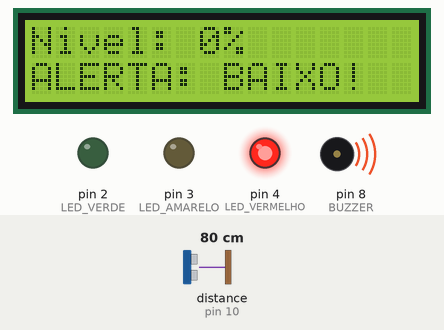
A sketch run on a simulated Arduino Uno, built with avr-gcc and run on an emulated ATmega328P. Shown: 16×2 character LCD, output pins drawn as LEDs (lit = HIGH), buzzer (waves = sounding). Wiring (inferred from the names in the program): ultrasonic range finder: trigger pin 9; echo pin 10. The test bench sets the inputs (shaded band); at power-on: distance to the obstacle (sensor on pin 10) 80 cm. The echo pulse lasts 58.3 µs per cm; pins used as bus, display or sensor lines are not drawn; what the sketch prints to the serial monitor is not drawn.

Above: at 2.7 s.
2.8 s: distance to the obstacle (sensor on pin 10) set to 20 cm
At 4.9 s:
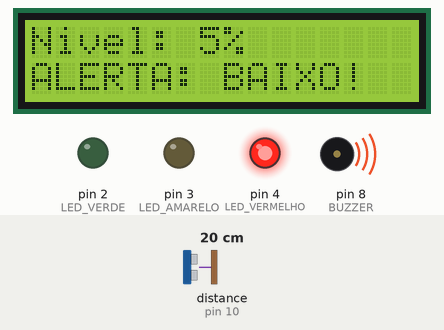
5.5 s: distance to the obstacle (sensor on pin 10) set to 16 cm
At 6.3 s:
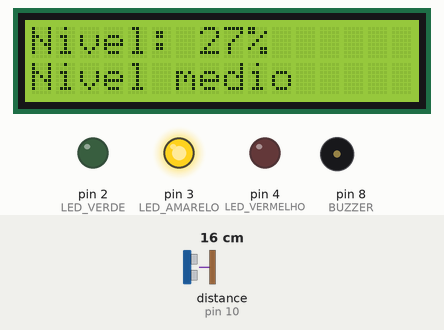
8.2 s: distance to the obstacle (sensor on pin 10) set to 10 cm
At 10.4 s:
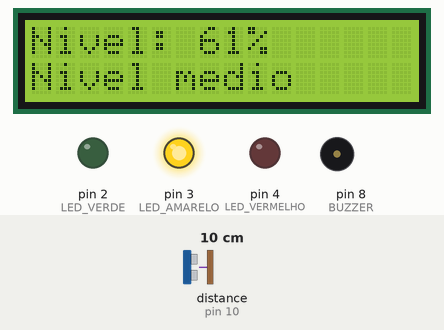
11.2 s: distance to the obstacle (sensor on pin 10) set to 7 cm
At 13.0 s:
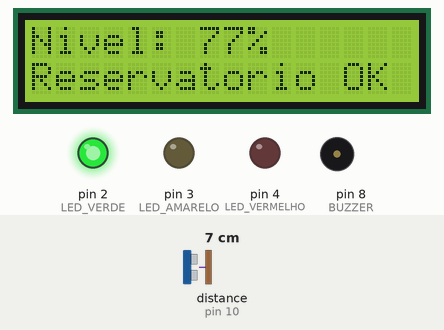
13.9 s: distance to the obstacle (sensor on pin 10) set to 35 cm
At 17.1 s:
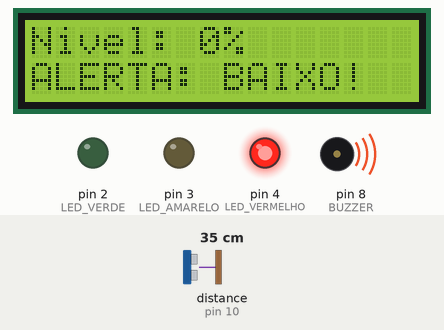
Timing chart, 0 to 18.3 s (numbered marks = the images above; inputs shaded):
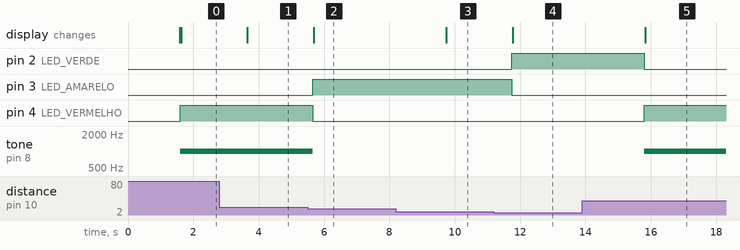

The sketch:

HidroNivel.ino
```cpp
/*
  ============================================================
  HidroNível — Sistema de Monitoramento de Nível de Reservatório
  ============================================================
  Etapa R5 — Programação e leitura dos sensores
  Disciplina: Sistemas Embarcados | Prof. Lauro Alves

  Resumo do funcionamento:
  Um sensor ultrassônico HC-SR04 mede a distância até a superfície
  da água dentro do reservatório. O Arduino converte essa distância
  em um percentual de nível (0% a 100%) e:
    - mostra o valor no display LCD 16x2 (I2C)
    - acende o LED correspondente à faixa de nível (verde/amarelo/vermelho)
    - aciona um buzzer quando o nível está crítico (<= 20%)
  ============================================================
*/

#include <Wire.h>
#include <LiquidCrystal_I2C.h>

// ============================================================
// A. CONFIGURAÇÃO DOS PINOS
// ============================================================
const int TRIG_PIN     = 9;   // HC-SR04 - pino de disparo (saída)
const int ECHO_PIN     = 10;  // HC-SR04 - pino de eco (entrada)
const int LED_VERDE    = 2;   // Nível OK      (> 70%)
const int LED_AMARELO  = 3;   // Nível médio    (21% - 70%)
const int LED_VERMELHO = 4;   // Nível crítico  (<= 20%)
const int BUZZER       = 8;   // Alerta sonoro em nível crítico
// Display LCD 16x2 I2C usa os pinos fixos de comunicação I2C do
// Arduino Uno: SDA -> A4, SCL -> A5 (não precisam de pinMode).


// ============================================================
// B. INICIALIZAÇÃO DOS SENSORES / PERIFÉRICOS
// ============================================================
// Objeto do display LCD: endereço I2C 0x27, 16 colunas, 2 linhas.
// (Se o display não responder, trocar para 0x3F, endereço comum alternativo.)
LiquidCrystal_I2C lcd(0x27, 16, 2);


// ============================================================
// C. VARIÁVEIS UTILIZADAS
// ============================================================
// Calibração do reservatório: distância (cm) do sensor até a água
// quando o reservatório está VAZIO e quando está CHEIO.
// Ajustar esses dois valores conforme a altura real do reservatório.
const float DIST_VAZIO = 20.0;   // distância quando o nível = 0%
const float DIST_CHEIO = 2.0;    // distância quando o nível = 100%

// Limites das faixas de nível (em %)
const int NIVEL_CRITICO = 20;    // nível <= 20%  -> alerta vermelho + buzzer
const int NIVEL_MEDIO   = 70;    // nível <= 70%  -> alerta amarelo

// Variáveis de estado, atualizadas a cada ciclo de leitura
long distanciaCm;   // última distância medida pelo sensor (cm)
int  nivelPercentual; // nível de água convertido em percentual (0-100%)


// ============================================================
// D. COMANDOS RESPONSÁVEIS PELA LEITURA
// ============================================================
// Dispara o pulso ultrassônico e mede o tempo de retorno do eco,
// convertendo para distância em centímetros.
long medirDistanciaCm() {
  digitalWrite(TRIG_PIN, LOW);
  delayMicroseconds(2);
  digitalWrite(TRIG_PIN, HIGH);   // pulso de disparo de 10us
  delayMicroseconds(10);
  digitalWrite(TRIG_PIN, LOW);

  // pulseIn mede quanto tempo o pino ECHO ficou em HIGH (ida e volta do som)
  long duracao = pulseIn(ECHO_PIN, HIGH, 30000); // timeout de 30ms
  if (duracao == 0) return -1; // nenhum eco recebido = leitura inválida

  // distância = (tempo * velocidade do som) / 2 (ida e volta)
  long distancia = duracao * 0.0343 / 2.0;
  return distancia;
}

// Converte a distância medida (cm) em percentual de nível de água (0-100%)
int calcularPercentual(long distancia) {
  float pct = (DIST_VAZIO - distancia) * 100.0 / (DIST_VAZIO - DIST_CHEIO);
  if (pct < 0)   pct = 0;    // satura em 0% (reservatório vazio ou sensor fora da faixa)
  if (pct > 100) pct = 100;  // satura em 100% (reservatório cheio)
  return (int)pct;
}


// ============================================================
// E. ESTRUTURAS CONDICIONAIS UTILIZADAS
// ============================================================
// Decide em qual faixa de nível o reservatório está e repassa
// a decisão para a função de acionamento dos atuadores (item F).
void avaliarNivel(int pct) {
  if (pct <= NIVEL_CRITICO) {
    acionarAlertaCritico();
  } else if (pct <= NIVEL_MEDIO) {
    acionarAlertaMedio();
  } else {
    acionarNivelOk();
  }
}


// ============================================================
// F. ACIONAMENTO DE ATUADORES
// ============================================================
// Desliga todos os atuadores antes de acionar o estado atual,
// evitando que mais de um LED fique aceso ao mesmo tempo.
void desligarAtuadores() {
  digitalWrite(LED_VERDE, LOW);
  digitalWrite(LED_AMARELO, LOW);
  digitalWrite(LED_VERMELHO, LOW);
  noTone(BUZZER);
}

// Nível crítico: LED vermelho aceso + buzzer soando
void acionarAlertaCritico() {
  desligarAtuadores();
  digitalWrite(LED_VERMELHO, HIGH);
  tone(BUZZER, 1000); // tom de alerta contínuo em 1kHz

  lcd.setCursor(0, 1);
  lcd.print("ALERTA: BAIXO!  ");
}

// Nível médio: LED amarelo aceso
void acionarAlertaMedio() {
  desligarAtuadores();
  digitalWrite(LED_AMARELO, HIGH);

  lcd.setCursor(0, 1);
  lcd.print("Nivel medio     ");
}

// Nível adequado: LED verde aceso
void acionarNivelOk() {
  desligarAtuadores();
  digitalWrite(LED_VERDE, HIGH);

  lcd.setCursor(0, 1);
  lcd.print("Reservatorio OK ");
}


// ============================================================
// SETUP — executado uma vez ao ligar/resetar o Arduino
// ============================================================
void setup() {
  Serial.begin(9600);

  // Configuração dos pinos como entrada/saída (item A)
  pinMode(TRIG_PIN, OUTPUT);
  pinMode(ECHO_PIN, INPUT);
  pinMode(LED_VERDE, OUTPUT);
  pinMode(LED_AMARELO, OUTPUT);
  pinMode(LED_VERMELHO, OUTPUT);
  pinMode(BUZZER, OUTPUT);

  // Inicialização do display LCD (item B)
  lcd.init();
  lcd.backlight();
  lcd.setCursor(0, 0);
  lcd.print("HidroNivel");
  lcd.setCursor(0, 1);
  lcd.print("Iniciando...");
  delay(1500);
  lcd.clear();
}


// ============================================================
// LOOP — executado repetidamente
// ============================================================
void loop() {
  // --- leitura do sensor (item D) ---
  distanciaCm = medirDistanciaCm();

  if (distanciaCm < 0) {
    // leitura inválida: informa erro e tenta novamente no próximo ciclo
    lcd.setCursor(0, 0);
    lcd.print("Erro no sensor  ");
    lcd.setCursor(0, 1);
    lcd.print("Verifique HC-SR04");
    Serial.println("Leitura invalida do HC-SR04");
    delay(2000);
    return;
  }

  // --- processamento da leitura (item C: variáveis) ---
  nivelPercentual = calcularPercentual(distanciaCm);

  // --- decisão por faixa de nível (item E) + acionamento (item F) ---
  avaliarNivel(nivelPercentual);

  // --- atualização do display com o valor atual ---
  lcd.setCursor(0, 0);
  lcd.print("Nivel: ");
  lcd.print(nivelPercentual);
  lcd.print("%   ");

  // --- log no Monitor Serial, útil para depuração ---
  Serial.print("Distancia: ");
  Serial.print(distanciaCm);
  Serial.print(" cm | Nivel: ");
  Serial.print(nivelPercentual);
  Serial.println(" %");

  delay(2000); // intervalo entre leituras (RNF03 - resposta rápida, a cada 2s)
}
```

Measured:
- the behaviour switches between 18 and 17 cm on distance to the obstacle (sensor on pin 10) (found by bisection; images 1 and 2)
- the behaviour switches between 9 and 8 cm on distance to the obstacle (sensor on pin 10) (found by bisection; images 3 and 4)
- after the input at 2.8 s, the display: changes after 0.85 s (image 1)
- after the input at 5.5 s, pin 3 (LED_AMARELO): LOW → HIGH after 0.15 s; pin 4 (LED_VERMELHO): HIGH → LOW after 0.15 s; tone on pin 8 (BUZZER): 1000 Hz → silent after 0.15 s; the display: changes after 0.18 s (image 2)
- after the input at 8.2 s, the display: changes after 1.5 s (image 3)
- after the input at 11.2 s, pin 2 (LED_VERDE): LOW → HIGH after 0.54 s; pin 3 (LED_AMARELO): HIGH → LOW after 0.54 s; the display: changes after 0.57 s (image 4)
- after the input at 13.9 s, pin 2 (LED_VERDE): HIGH → LOW after 1.9 s; pin 4 (LED_VERMELHO): LOW → HIGH after 1.9 s; tone on pin 8 (BUZZER): silent → 1000 Hz after 1.9 s; the display: changes after 1.9 s (image 5)
